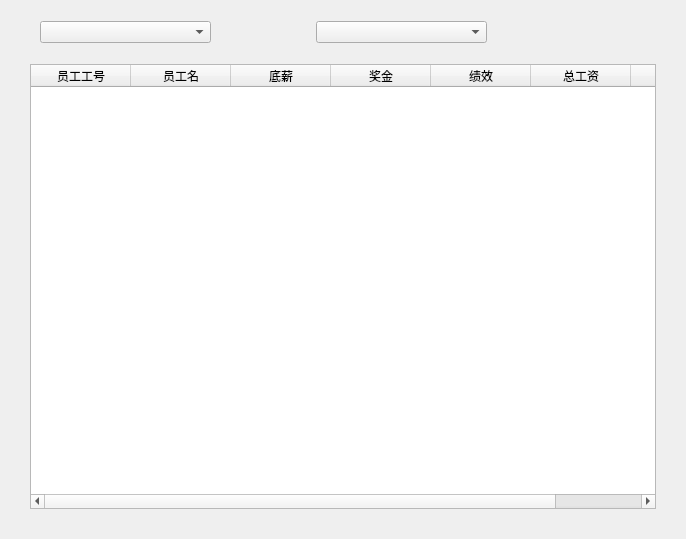
<?xml version="1.0" encoding="UTF-8"?>
<ui version="4.0">
 <class>Sala_Mana</class>
 <widget class="QWidget" name="Sala_Mana">
  <property name="geometry">
   <rect>
    <x>0</x>
    <y>0</y>
    <width>686</width>
    <height>539</height>
   </rect>
  </property>
  <property name="windowTitle">
   <string>Form</string>
  </property>
  <layout class="QGridLayout" name="gridLayout">
   <property name="leftMargin">
    <number>30</number>
   </property>
   <property name="topMargin">
    <number>15</number>
   </property>
   <property name="rightMargin">
    <number>30</number>
   </property>
   <property name="bottomMargin">
    <number>30</number>
   </property>
   <property name="horizontalSpacing">
    <number>0</number>
   </property>
   <property name="verticalSpacing">
    <number>15</number>
   </property>
   <item row="0" column="0">
    <widget class="QWidget" name="widget" native="true">
     <layout class="QHBoxLayout" name="horizontalLayout">
      <property name="spacing">
       <number>5</number>
      </property>
      <property name="leftMargin">
       <number>10</number>
      </property>
      <property name="topMargin">
       <number>6</number>
      </property>
      <property name="rightMargin">
       <number>0</number>
      </property>
      <property name="bottomMargin">
       <number>6</number>
      </property>
      <item>
       <widget class="QComboBox" name="year_combo">
        <property name="sizePolicy">
         <sizepolicy hsizetype="Fixed" vsizetype="Fixed">
          <horstretch>0</horstretch>
          <verstretch>0</verstretch>
         </sizepolicy>
        </property>
        <property name="minimumSize">
         <size>
          <width>171</width>
          <height>21</height>
         </size>
        </property>
       </widget>
      </item>
      <item>
       <spacer name="horizontalSpacer">
        <property name="orientation">
         <enum>Qt::Horizontal</enum>
        </property>
        <property name="sizeType">
         <enum>QSizePolicy::Fixed</enum>
        </property>
        <property name="sizeHint" stdset="0">
         <size>
          <width>100</width>
          <height>20</height>
         </size>
        </property>
       </spacer>
      </item>
      <item>
       <widget class="QComboBox" name="month_combo">
        <property name="sizePolicy">
         <sizepolicy hsizetype="Fixed" vsizetype="Fixed">
          <horstretch>0</horstretch>
          <verstretch>0</verstretch>
         </sizepolicy>
        </property>
        <property name="minimumSize">
         <size>
          <width>171</width>
          <height>21</height>
         </size>
        </property>
       </widget>
      </item>
      <item>
       <spacer name="horizontalSpacer_2">
        <property name="orientation">
         <enum>Qt::Horizontal</enum>
        </property>
        <property name="sizeType">
         <enum>QSizePolicy::Expanding</enum>
        </property>
        <property name="sizeHint" stdset="0">
         <size>
          <width>80</width>
          <height>20</height>
         </size>
        </property>
       </spacer>
      </item>
     </layout>
    </widget>
   </item>
   <item row="0" column="1" rowspan="2">
    <widget class="Change_Sala" name="application" native="true">
     <property name="sizePolicy">
      <sizepolicy hsizetype="Minimum" vsizetype="Expanding">
       <horstretch>0</horstretch>
       <verstretch>0</verstretch>
      </sizepolicy>
     </property>
     <property name="maximumSize">
      <size>
       <width>0</width>
       <height>16777215</height>
      </size>
     </property>
    </widget>
   </item>
   <item row="1" column="0">
    <widget class="QTableWidget" name="tableWidget">
     <column>
      <property name="text">
       <string>员工工号</string>
      </property>
     </column>
     <column>
      <property name="text">
       <string>员工名</string>
      </property>
     </column>
     <column>
      <property name="text">
       <string>底薪</string>
      </property>
     </column>
     <column>
      <property name="text">
       <string>奖金</string>
      </property>
     </column>
     <column>
      <property name="text">
       <string>绩效</string>
      </property>
     </column>
     <column>
      <property name="text">
       <string>总工资</string>
      </property>
     </column>
     <column>
      <property name="text">
       <string>操作</string>
      </property>
     </column>
    </widget>
   </item>
  </layout>
 </widget>
 <customwidgets>
  <customwidget>
   <class>Change_Sala</class>
   <extends>QWidget</extends>
   <header>subpage/change_sala.h</header>
   <container>1</container>
  </customwidget>
 </customwidgets>
 <resources/>
 <connections/>
</ui>
